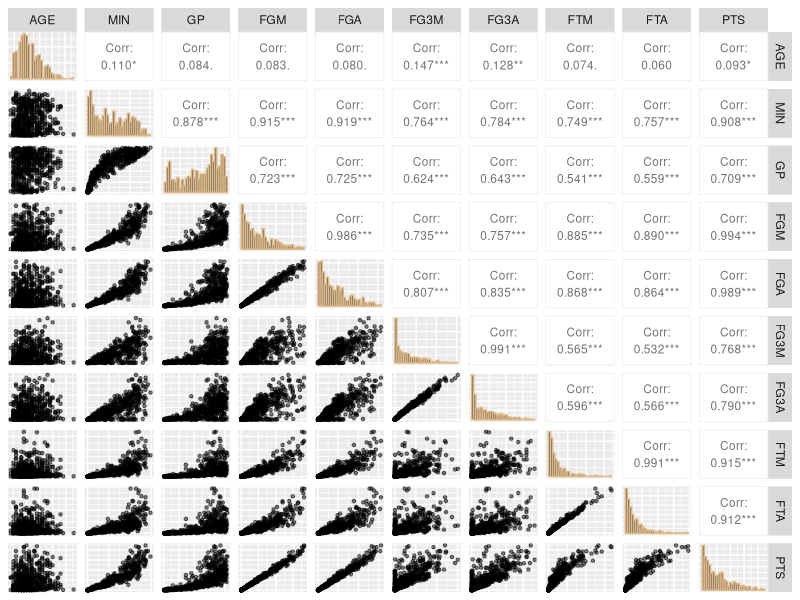
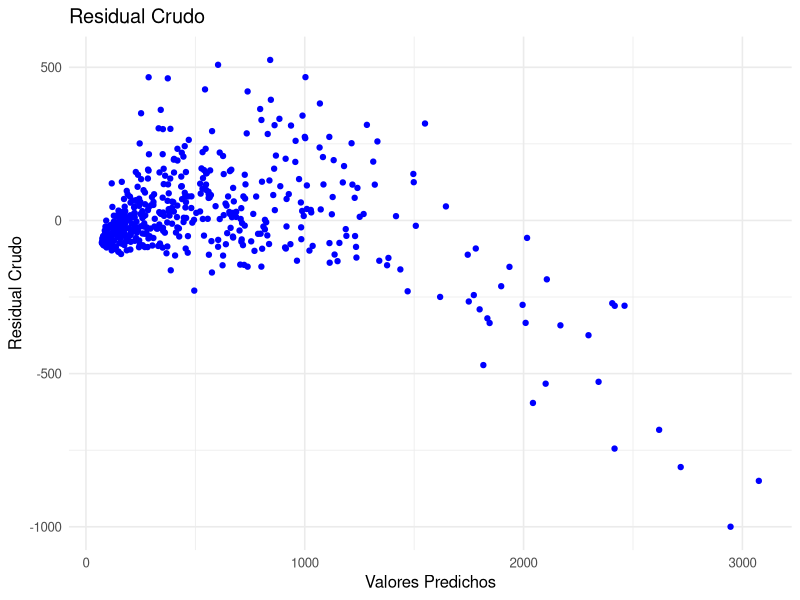
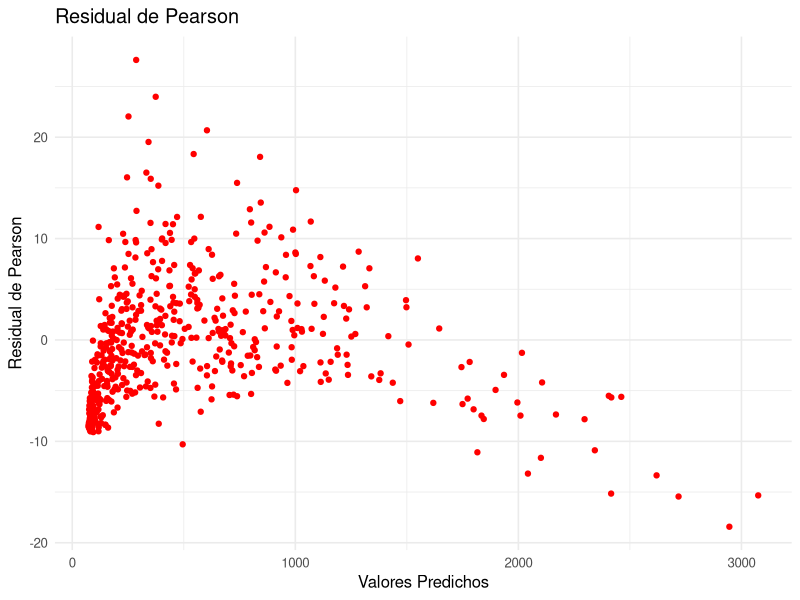
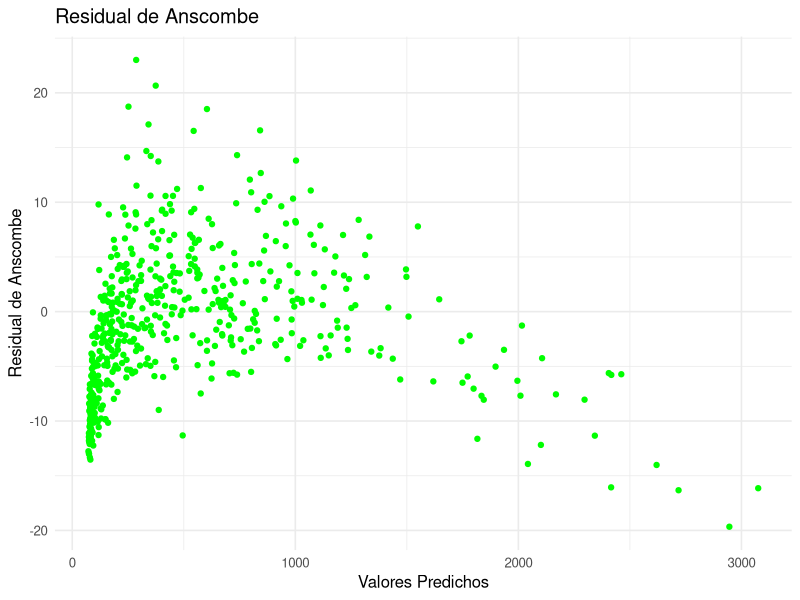
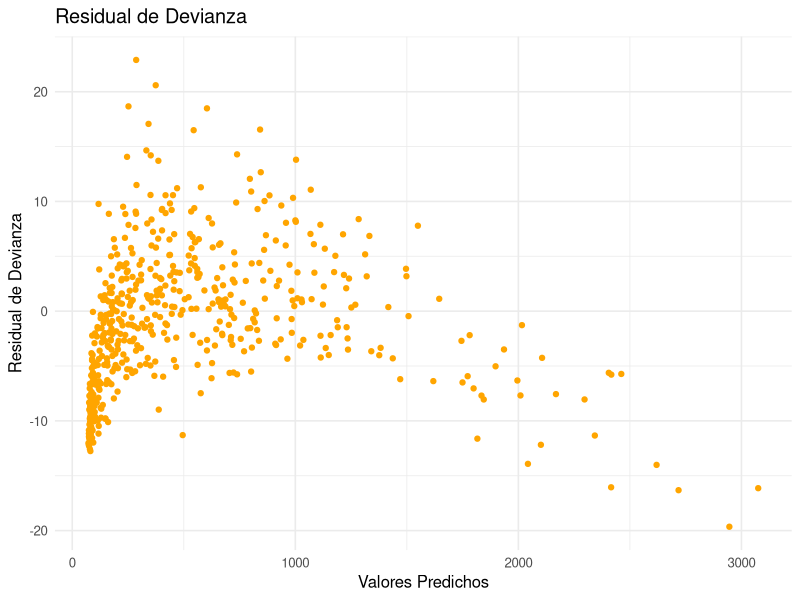
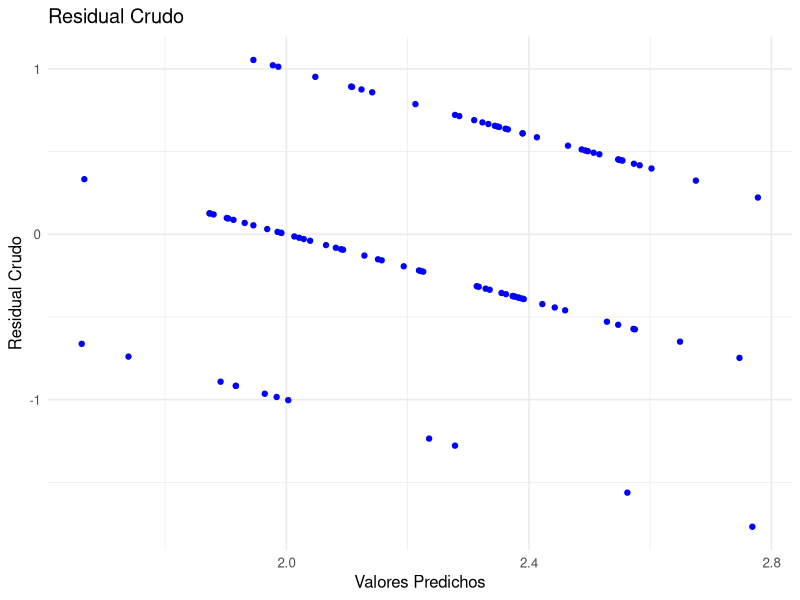
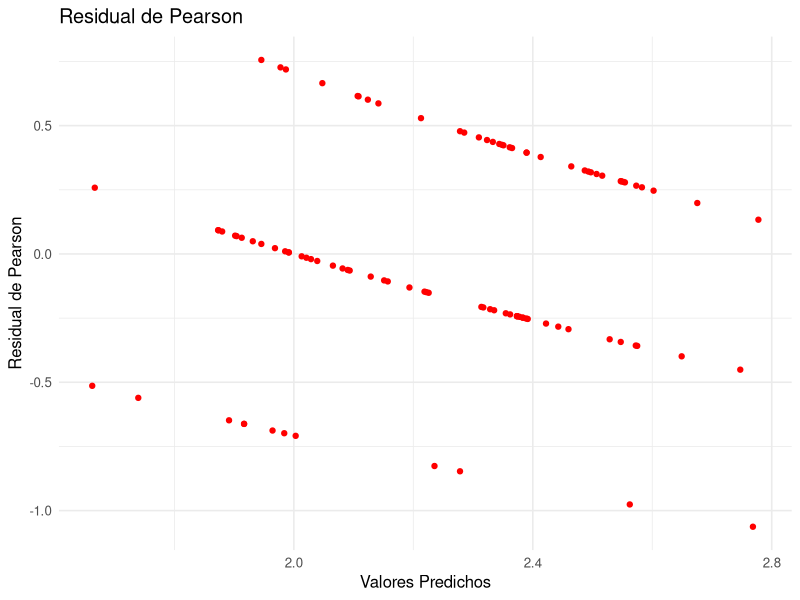
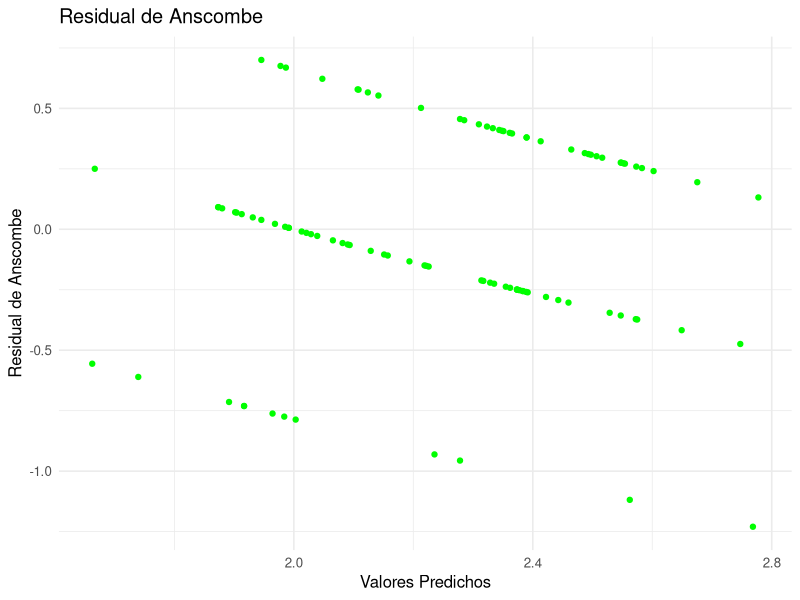

Generate these figures, in order, with R:
## ---- chunk 1
rm(list = ls())
## ---- chunk 2
#| output: false

library(GGally)
library(ggplot2)
library(dplyr)
library(readxl)
## ---- chunk 3
# seleccionamos las variables de interés

players <- read_excel("players_202223.xlsx") %>% 
  select(AGE, MIN, GP, FGM, FGA, FG3M, FG3A, FTM, FTA, PTS)
## ---- chunk 4
#| message: false
#| out-width: 100%

players %>%
  ggpairs(
    upper = list(continuous = wrap("cor", size = 3)),
    diag = list(continuous = wrap("barDiag", colour = "burlywood")),
    lower = list(continuous = wrap("points", alpha = 0.5, shape = 20, 
                                   fill = "lightblue")),
    axisLabels = "none")
## ---- chunk 5
x1 <- players %>% select(-last_col())
X <- model.matrix(~ ., data = x1) # Matriz diseño, con intercepto
y <- players$PTS # Variable respuesta
## ---- chunk 6
# Creación de la función

fisher_scoring_poisson <- function(y, X, beta_init, tol = 1e-7, max_iter = 100){
  # Nombramos un objeto donde se guardará el beta inicial (beta_init)
  beta <- beta_init
  # iniciamos el bucle 
  for (iter in 1:max_iter){
    # creamos un objeto "eta" que será la parte sistemática del modelo
    eta <- X %*% beta
    # creamos un objeto "mu" donde se guarda el despeje de la media de "eta"
    mu <- exp(eta)
    # creamos la matriz diagonal "W"
    W <- diag(as.vector(mu))
    # creamos el objeto z (variable de trabajo y^~)
    z <- eta + (y - mu) / mu
    # obtenemos el nuevo beta
    beta_new <- solve(t(X) %*% W %*% X) %*% (t(X) %*% W %*% z)
    
    # guardamos la matriz de varianzas y covarianzas de los betas
    
    cov_beta <- solve(t(X) %*% W %*% X)
    
    if (max(abs(beta_new - beta)) < tol) {
      message("El algoritmo convergió en la iteración ", iter)
      mu_hat <- as.vector(exp(X %*% beta_new))
      # residual crudo
      residual <- y - mu_hat
      # residual de pearson
      residual_pearson <- (y - mu_hat) / sqrt(mu_hat)
      #Residual Anscombe
      residual_anscombe <- (3/2) * (y^(2/3) - mu_hat^(2/3)) / (mu_hat^(1/6))
      # Residual de devianza
      residual_deviance <- sign(y - mu_hat) * sqrt(2 * (y * log(ifelse(y == 0, 1, y / mu_hat)) - (y - mu_hat)))
      return(list( beta = as.vector(beta_new), predichos = mu_hat, covarianza = cov_beta, residual = residual,
                   residual_pearson = residual_pearson,
                   residual_anscombe = residual_anscombe,
                   residual_deviance = residual_deviance))
    }
    
    beta <- beta_new
  }
  warning("El algoritmo no convergió")
  return(NULL)
}
## ---- chunk 7
# Ejecutamos la función

beta_inicial <- c(log(mean(y)), rep(0, ncol(X)-1)) # beta inicial
regresion_poisson <- fisher_scoring_poisson(y = y, X = X, beta_init = beta_inicial)

# Estimación de los parámetros del modelo

names(regresion_poisson$beta) <- c("Intercept", "AGE", "MIN", "GP", "FGM", "FGA", "FG3M", "FG3A", "FTM", "FTA")
regresion_poisson$beta
## ---- chunk 8
modelo_poisson_glm <- glm(y ~ X - 1, family = poisson(link = "log"))

names(modelo_poisson_glm$coefficients) <- names(regresion_poisson$beta)
modelo_poisson_glm$coefficients
## ---- chunk 9
all.equal(regresion_poisson$beta, modelo_poisson_glm$coefficients)
## ---- chunk 10
all.equal(regresion_poisson$covarianza, vcov(modelo_poisson_glm))
## ---- chunk 11
sqrt(diag(regresion_poisson$covarianza))
sqrt(diag(vcov(modelo_poisson_glm)))
## ---- chunk 12
df_residuals <- data.frame(
    predichos = regresion_poisson$predichos,
    residual = regresion_poisson$residual,
    residual_pearson = regresion_poisson$residual_pearson,
    residual_anscombe = regresion_poisson$residual_anscombe,
    residual_deviance = regresion_poisson$residual_deviance
  )
## ---- chunk 13
# Gráfico de los tres tipos de residuales

p1 <- ggplot(df_residuals, aes(x = predichos, y = residual)) +
    geom_point(color = 'blue') +
    labs(title = 'Residual Crudo', x = 'Valores Predichos', y = 'Residual Crudo') +
    theme_minimal(12)

p2 <- ggplot(df_residuals, aes(x = predichos, y = residual_pearson)) +
    geom_point(color = 'red') +
    labs(title = 'Residual de Pearson', x = 'Valores Predichos', y = 'Residual de Pearson') +
    theme_minimal(12)

p3 <- ggplot(df_residuals, aes(x = predichos, y = residual_anscombe)) +
    geom_point(color = 'green') +
    labs(title = 'Residual de Anscombe', x = 'Valores Predichos', y = 'Residual de Anscombe') +
    theme_minimal(12)

p4 <- ggplot(df_residuals, aes(x = predichos, y = residual_deviance)) +
    geom_point(color = 'orange') +
    labs(title = 'Residual de Devianza', x = 'Valores Predichos', y = 'Residual de Devianza') +
    theme_minimal(12)
## ---- chunk 14
#| layout-ncol: 2
#| out-width: 100%

p1; p2; p3; p4
## ---- chunk 15
crabs <- data.frame(
  C = c(2,3,3,2,2,1,2,1,3,2,2,2,1,2,2,2,2,3,3,2,2,2,2,3,3,2,2,2,2,3,3,3,2,3,2,2,
        2,3,3,2,2,1,1,3,3,3,2,2,3,3,3,3,2,2,3,2,3,2,1,3,2,3,1,1,2,2,3,2,3,2,3,2,
        2,2,3,3,2,2,1,2,2,2,1,2,2,3,2,2,1,2,3,3,3,3,3,1,3,2,3,2),
  S = c(3,3,3,3,1,2,1,1,2,2,1,3,1,1,1,2,2,2,2,2,2,1,2,3,3,1,3,1,1,3,3,3,3,2,2,1,
        1,3,2,1,3,3,1,2,3,2,1,1,3,1,2,3,2,2,1,2,1,1,3,1,3,3,1,1,2,1,2,2,2,2,1,3,
        3,3,3,2,2,1,1,2,2,2,2,3,3,3,3,3,3,3,3,2,3,3,3,3,3,3,2,1),
  W = c(28.3,26.0,26.0,21.0,21.0,25.0,26.0,24.9,25.0,24.7,26.5,24.8,24.9,26.0,
        28.7,30.3,26.2,27.5,30.0,28.2,30.5,30.3,30.0,26.2,28.5,29.5,27.0,29.0,
        28.7,26.5,26.5,27.3,26.3,30.0,29.0,27.2,27.0,26.5,26.5,25.5,26.5,26.5,
        22.0,27.3,26.6,25.0,25.0,30.2,28.7,24.9,24.5,25.2,24.0,22.9,26.2,24.4,
        26.3,24.5,27.9,30.5,28.2,27.6,23.0,23.9,22.9,25.8,25.8,24.1,28.0,26.0,
        24.5,24.5,24.2,28.5,24.7,29.0,27.0,23.7,27.0,24.2,24.2,25.1,27.5,29.3,
        26.3,29.4,26.2,26.2,24.1,27.0,26.5,28.5,24.7,25.2,25.3,25.3,29.3,27.4,
        28.0,24.5),
  Wt = c(3.05,2.60,2.45,1.85,2.05,2.30,2.10,2.10,2.00,1.90,2.80,2.10,2.10,2.50,
         3.20,3.60,2.20,2.75,3.05,2.95,3.50,3.00,3.40,2.30,2.40,2.55,2.25,2.30,
         3.20,1.30,1.97,2.90,2.30,3.05,3.30,2.75,2.25,2.00,2.20,2.25,1.97,1.60,
         1.90,2.90,2.30,2.10,2.10,3.28,3.20,2.30,2.05,2.10,2.00,1.60,2.40,1.90,
         2.05,1.95,3.05,3.20,2.80,2.85,3.00,1.85,1.90,2.20,2.20,1.80,2.62,2.30,
         2.00,2.00,2.20,3.00,2.55,3.10,2.95,1.80,2.00,2.20,1.65,1.80,2.30,3.23,
         2.90,3.10,2.30,2.17,1.95,2.63,2.35,3.00,2.55,2.00,1.90,1.90,3.23,2.90,
         3.00,2.00),
  Sa = c(8,4,3,0,0,3,0,1,3,0,4,0,1,1,0,4,3,0,5,4,6,4,4,0,3,0,3,0,0,0,1,1,2,4,0,
         4,4,0,0,0,0,0,0,1,1,2,0,2,1,0,0,1,0,0,0,0,0,1,0,3,3,2,3,0,0,0,2,1,0,1,
         0,0,0,1,0,4,1,0,3,3,3,0,6,12,0,3,0,2,1,4,0,1,0,1,2,2,5,4,2,0)
)

## ---- chunk 16
X.c <- model.matrix(~.,data=crabs[,-1])
modelos_crangrejos <- fisher_scoring_poisson(crabs[,1],X = X.c,beta_init = c(log(mean(crabs[,1])),rep(0, ncol(X.c)-1)))
names(modelos_crangrejos$beta) <- c("Intercept", "S", "W", "Wt", "Sa")
modelos_crangrejos$beta
## ---- chunk 17
modelo_cangrejos_glm <- glm(crabs[,1] ~ X.c - 1, family = poisson(link = "log"))

names(modelo_cangrejos_glm$coefficients) <- names(modelos_crangrejos$beta)
modelo_cangrejos_glm$coefficients
## ---- chunk 18
all.equal(modelos_crangrejos$beta, modelo_cangrejos_glm$coefficients)
## ---- chunk 19
all.equal(modelos_crangrejos$covarianza, vcov(modelo_cangrejos_glm))
## ---- chunk 20
sqrt(diag(modelos_crangrejos$covarianza))
sqrt(diag(vcov(modelo_cangrejos_glm)))
## ---- chunk 21
df_residuals.c <- data.frame(
    predichos = modelos_crangrejos$predichos,
    residual = modelos_crangrejos$residual,
    residual_pearson = modelos_crangrejos$residual_pearson,
    residual_anscombe = modelos_crangrejos$residual_anscombe,
    residual_deviance = modelos_crangrejos$residual_deviance
  )
## ---- chunk 22
# Gráfico de los tres tipos de residuales

c1 <- ggplot(df_residuals.c, aes(x = predichos, y = residual)) +
    geom_point(color = 'blue') +
    labs(title = 'Residual Crudo', x = 'Valores Predichos', y = 'Residual Crudo') +
    theme_minimal(12)

c2 <- ggplot(df_residuals.c, aes(x = predichos, y = residual_pearson)) +
    geom_point(color = 'red') +
    labs(title = 'Residual de Pearson', x = 'Valores Predichos', y = 'Residual de Pearson') +
    theme_minimal(12)

c3 <- ggplot(df_residuals.c, aes(x = predichos, y = residual_anscombe)) +
    geom_point(color = 'green') +
    labs(title = 'Residual de Anscombe', x = 'Valores Predichos', y = 'Residual de Anscombe') +
    theme_minimal(12)

c4 <- ggplot(df_residuals.c, aes(x = predichos, y = residual_deviance)) +
    geom_point(color = 'orange') +
    labs(title = 'Residual de Devianza', x = 'Valores Predichos', y = 'Residual de Devianza') +
    theme_minimal(12)
## ---- chunk 23
#| layout-ncol: 2
#| out-width: 100%

c1; c2; c3; c4
## ---- chunk 24
## Población binomial
# Parámetros
set.seed(1040)
n <- 100
beta <- c(0, 0.2)
## ---- chunk 25
# Simulación de datos
xbin <- runif(n, min = 0, max = 10)
X2 <- model.matrix(~ xbin)  # Incluye intercepto automáticamente
eta <- X2 %*% beta
## ---- chunk 26
# Dataset simulado
pi <- exp(eta)/(1+exp(eta))
yb <- c()
for (i in 1:n) {
  yb[i] <- rbinom(1,size = 1,prob = pi[i])
}

data_bin <- tibble(y = yb, x = xbin)
## ---- chunk 27
#| out-width: 100%

ggplot(data_bin, aes(x = x, y = y)) +
    geom_jitter(height = 0.02, width = 0, 
                alpha = 0.6, size = 3, color = "#1f77b4") +
  ggtitle("Distribución binomial - Datos simulados") +
  theme_minimal(12)
## ---- chunk 28
# Creación de la función
fisher_scoring_binomial <- function(y, X, beta_init, tol = 1e-5, max_iter = 100) {
  beta <- beta_init
  for (iter in 1:max_iter) {
    eta <- X %*% beta
    
    pi <- exp(eta) / (1 + exp(eta))
    pi <- pmax(pmin(pi, 1 - 1e-10), 1e-10)
    
    W <- diag(as.vector(pi * (1 - pi)))
    
    z <- eta + (y - pi) / (pi * (1 - pi))
    
    beta_new <- tryCatch({
      solve(t(X) %*% W %*% X) %*% (t(X) %*% W %*% z)
    }, error = function(e) {
      stop("Fallo al invertir la matriz. ¿X tiene multicolinealidad?")
    })
    
    # guardamos la matriz de varianzas y covarianzas de los betas
    cov_beta <- solve(t(X) %*% W %*% X)
    
    if (max(abs(beta_new - beta), na.rm = TRUE) < tol) {
      message("Convergió en iteración ", iter)
      pi_hat <- exp(X %*% beta_new) / (1 + exp(X %*% beta_new))
      pi_hat <- pmax(pmin(pi_hat, 1 - 1e-10), 1e-10) 
      # Resdiaul crudo
      residual <- y-pi_hat
      # Residual de pearson
      residual_pearson <- (y - pi_hat) / sqrt(pi_hat)
      # Residual de Anscombe
      residual_anscombe <- (3/2)*(y^(2/3)-pi_hat^(2/3))/((pi_hat*(1-pi_hat))^(1/3))
      # Residual de devianza
      # Handle y=0 and y=1 cases for deviance
      dev <- ifelse(y == 0, 2 * pi_hat, ifelse(y == 1, 2 * (1 - pi_hat),
                    sqrt(2 * (y * log(y / pi_hat) + (1 - y) * log((1 - y) / (1 - pi_hat))))))
      residual_deviance <- sign(y - pi_hat) * sqrt(dev)
      return(list(beta = as.vector(beta_new), predichos = pi_hat,
                  covarianza = cov_beta,
                  residual = residual,
                  residual_pearson = residual_pearson,
                  residual_anscombe = residual_anscombe,
                  residual_deviance = residual_deviance))
    }
    
    beta <- beta_new
  }
  warning("No convergió")
  return(as.vector(beta))
}
## ---- chunk 29
# Ejecutamos la función

beta_binomial <- fisher_scoring_binomial(y = yb, X = X2, 
                                         beta_init = rep(0.01, ncol(X2)))

# Estimación de los parámetros del modelo

names(beta_binomial$beta) <- colnames(X2)
beta_binomial$beta
## ---- chunk 30
modelo_logistico <- glm(yb ~ X2 - 1, family = binomial(link = "logit"))

modelo_logistico$coefficients
## ---- chunk 31
beta_binomial$covarianza; vcov(modelo_logistico)
## ---- chunk 32
df_residuals <- data.frame(
    predichos = beta_binomial$predichos,
    residual = beta_binomial$residual,
    residual_pearson = beta_binomial$residual_pearson,
    residual_anscombe = beta_binomial$residual_anscombe,
    residual_deviance = beta_binomial$residual_deviance
  )
## ---- chunk 33
# Gráfico de los tres tipos de residuales

p1 <- ggplot(df_residuals, aes(x = predichos, y = residual)) +
    geom_point(color = 'blue') +
    labs(title = 'Residual Crudo', x = 'Valores Predichos', y = 'Residual Crudo') +
    theme_minimal(12)

p2 <- ggplot(df_residuals, aes(x = predichos, y = residual_pearson)) +
    geom_point(color = 'red') +
    labs(title = 'Residual de Pearson', x = 'Valores Predichos', y = 'Residual de Pearson') +
    theme_minimal(12)

p3 <- ggplot(df_residuals, aes(x = predichos, y = residual_anscombe)) +
    geom_point(color = 'green') +
    labs(title = 'Residual de Anscombe', x = 'Valores Predichos', y = 'Residual de Anscombe') +
    theme_minimal(12)

p4 <- ggplot(df_residuals, aes(x = predichos, y = residual_deviance)) +
    geom_point(color = 'orange') +
    labs(title = 'Residual de Devianza', x = 'Valores Predichos', y = 'Residual de Devianza') +
    theme_minimal(12)
## ---- chunk 34
#| layout-ncol: 2
#| out-width: 100%

p1; p2; p3; p4
## ---- chunk 35
TURB=c(300,250,190,160,560,150,160,270,450,210,420,550,1200,420,500,150,200,390,380,140,170,1110,140,150,870,720,430,550)

COL=c(100,100,50,70,200,100,100,70,130,100,100,250,250,100,120,75,50,140,120,50,110,100,80,90,150,200,100,200)

ALCA=c(49,43,51,52,44,48,55,43,56,51,46,65,43,53,48,45,52,52,39,54,52,51,55,50,49,44,48,40)

PH=c(8.33,7.64,7.62,7.62,8.19,7.90,7.60,8.07,7.53,7.72,7.90,7.68,7.93,7.90,8.01,7.71,7.66,8.09,8.17,8.16,7.58,8.06,7.51,7.56,7.60,8.18,7.20,7.55)

TEM=c(25,27,28,26,25,26,26,24,27,27,26,27,26,26,27,27,26,27,26,25,27,23,27,27,27,23,26,27)

POL=c(0,0,0,0,0,0,0,0,0,0,1,1,1,1,0,0,0,0,0,0,0,1,0,0,1,1,1,1)
## ---- chunk 36
Xbin2 <- model.matrix(~ TURB+COL+ALCA+PH+TEM)

regresión_logistica_agua <- fisher_scoring_binomial(y = POL,X = Xbin2, beta_init = c(log(mean(POL)/(1-mean(POL))), rep(0, ncol(Xbin2)-1)),
                        max_iter = 500)

names(regresión_logistica_agua$beta) <- colnames(Xbin2)
## ---- chunk 37
regresión_logistica_agua$beta

modelo<-glm(formula = POL ~ TURB+COL+ALCA+PH+TEM, family = 'binomial')
modelo$coefficients
## ---- chunk 38
library(knitr)
kable(as.data.frame(regresión_logistica_agua$covarianza))
kable(as.data.frame(vcov(modelo)))

all.equal(regresión_logistica_agua$covarianza, vcov(modelo))
## ---- chunk 39
df_residuals <- data.frame(
    predichos = regresión_logistica_agua$predichos,
    residual = regresión_logistica_agua$residual,
    residual_pearson = regresión_logistica_agua$residual_pearson,
    residual_anscombe = regresión_logistica_agua$residual_anscombe,
    residual_deviance = regresión_logistica_agua$residual_deviance
  )
## ---- chunk 40
# Gráfico de los tres tipos de residuales

p1 <- ggplot(df_residuals, aes(x = predichos, y = residual)) +
    geom_point(color = 'blue') +
    labs(title = 'Residual Crudo', x = 'Valores Predichos', y = 'Residual Crudo') +
    ylim(-1, 1) + 
    theme_minimal(12)

p2 <- ggplot(df_residuals, aes(x = predichos, y = residual_pearson)) +
    geom_point(color = 'red') +
    labs(title = 'Residual de Pearson', x = 'Valores Predichos', y = 'Residual de Pearson') +
    ylim(-1, 1.1) +
    theme_minimal(12)

p3 <- ggplot(df_residuals, aes(x = predichos, y = residual_anscombe)) +
    geom_point(color = 'green') +
    labs(title = 'Residual de Anscombe', x = 'Valores Predichos', y = 'Residual de Anscombe') +
    ylim(-3.1, 1.3) +
    theme_minimal(12)

p4 <- ggplot(df_residuals, aes(x = predichos, y = residual_deviance)) +
    geom_point(color = 'orange') +
    labs(title = 'Residual de Devianza', x = 'Valores Predichos', y = 'Residual de Devianza') +
    ylim(-1.3, 1.15) +
    theme_minimal(12)
## ---- chunk 41
#| layout-ncol: 2
#| out-width: 100%

p1; p2; p3; p4
